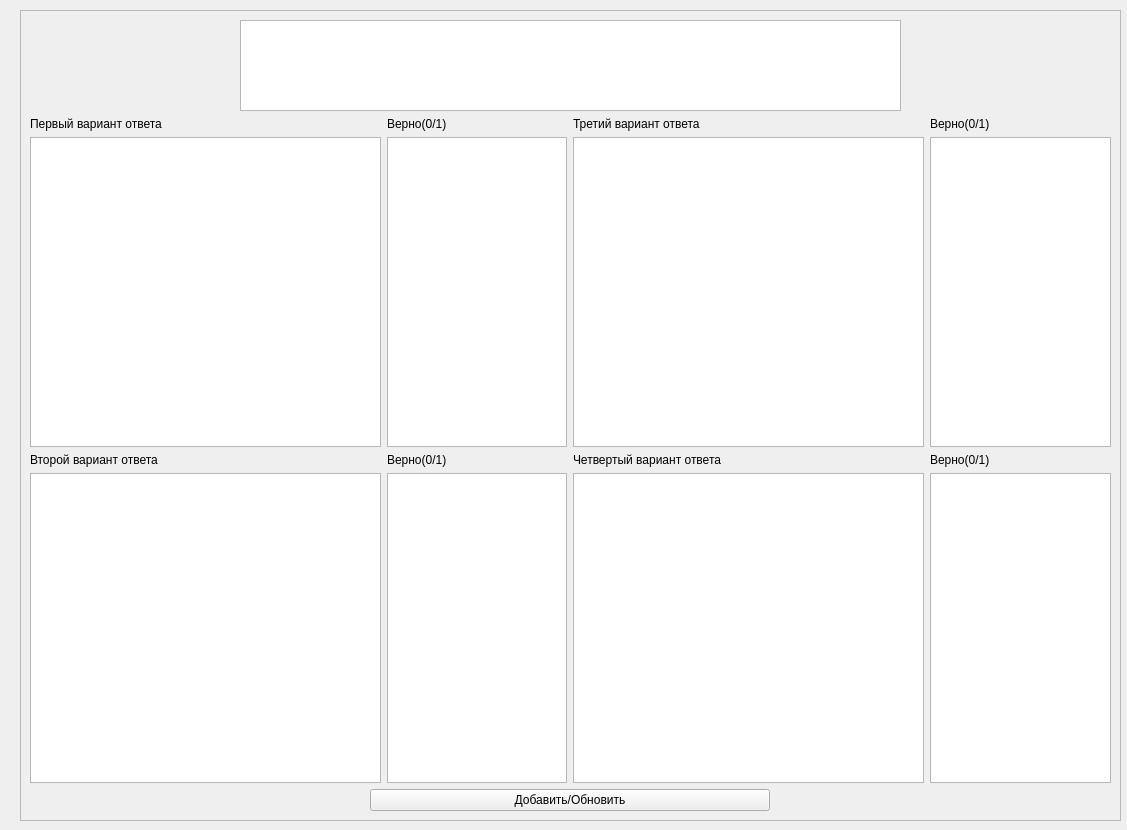
<?xml version="1.0" encoding="UTF-8"?>
<ui version="4.0">
 <class>Form_variants_answ</class>
 <widget class="QWidget" name="Form_variants_answ">
  <property name="geometry">
   <rect>
    <x>0</x>
    <y>0</y>
    <width>1127</width>
    <height>830</height>
   </rect>
  </property>
  <property name="mouseTracking">
   <bool>false</bool>
  </property>
  <property name="tabletTracking">
   <bool>false</bool>
  </property>
  <property name="windowTitle">
   <string>Form</string>
  </property>
  <widget class="QScrollArea" name="scrollArea">
   <property name="geometry">
    <rect>
     <x>20</x>
     <y>10</y>
     <width>1101</width>
     <height>811</height>
    </rect>
   </property>
   <property name="maximumSize">
    <size>
     <width>1191</width>
     <height>16777215</height>
    </size>
   </property>
   <property name="verticalScrollBarPolicy">
    <enum>Qt::ScrollBarAsNeeded</enum>
   </property>
   <property name="horizontalScrollBarPolicy">
    <enum>Qt::ScrollBarAsNeeded</enum>
   </property>
   <property name="sizeAdjustPolicy">
    <enum>QAbstractScrollArea::AdjustToContents</enum>
   </property>
   <property name="widgetResizable">
    <bool>true</bool>
   </property>
   <widget class="QWidget" name="scrollAreaWidgetContents">
    <property name="geometry">
     <rect>
      <x>0</x>
      <y>0</y>
      <width>1099</width>
      <height>809</height>
     </rect>
    </property>
    <layout class="QVBoxLayout" name="verticalLayout_17">
     <item>
      <layout class="QVBoxLayout" name="verticalLayout_16">
       <item>
        <layout class="QVBoxLayout" name="verticalLayout_2">
         <item>
          <layout class="QVBoxLayout" name="verticalLayout">
           <property name="sizeConstraint">
            <enum>QLayout::SetMinAndMaxSize</enum>
           </property>
           <item alignment="Qt::AlignHCenter">
            <widget class="QTextEdit" name="textEdit_question_name">
             <property name="enabled">
              <bool>true</bool>
             </property>
             <property name="minimumSize">
              <size>
               <width>661</width>
               <height>60</height>
              </size>
             </property>
             <property name="maximumSize">
              <size>
               <width>661</width>
               <height>91</height>
              </size>
             </property>
             <property name="focusPolicy">
              <enum>Qt::WheelFocus</enum>
             </property>
            </widget>
           </item>
          </layout>
         </item>
        </layout>
       </item>
       <item>
        <layout class="QHBoxLayout" name="horizontalLayout">
         <item>
          <layout class="QVBoxLayout" name="verticalLayout_3">
           <item>
            <widget class="QLabel" name="label_var1">
             <property name="text">
              <string>Первый вариант ответа</string>
             </property>
            </widget>
           </item>
           <item>
            <widget class="QTextEdit" name="textEdit_var1">
             <property name="minimumSize">
              <size>
               <width>351</width>
               <height>0</height>
              </size>
             </property>
            </widget>
           </item>
          </layout>
         </item>
         <item>
          <layout class="QVBoxLayout" name="verticalLayout_4">
           <item>
            <widget class="QLabel" name="label">
             <property name="text">
              <string>Верно(0/1)</string>
             </property>
            </widget>
           </item>
           <item>
            <widget class="QTextEdit" name="textEdit_var1_t_f"/>
           </item>
          </layout>
         </item>
         <item>
          <layout class="QVBoxLayout" name="verticalLayout_5"/>
         </item>
         <item>
          <layout class="QVBoxLayout" name="verticalLayout_6">
           <item>
            <widget class="QLabel" name="label_var3">
             <property name="text">
              <string>Третий вариант ответа</string>
             </property>
            </widget>
           </item>
           <item>
            <widget class="QTextEdit" name="textEdit_var3">
             <property name="minimumSize">
              <size>
               <width>351</width>
               <height>0</height>
              </size>
             </property>
            </widget>
           </item>
          </layout>
         </item>
         <item>
          <layout class="QVBoxLayout" name="verticalLayout_8">
           <item>
            <widget class="QLabel" name="label_4">
             <property name="text">
              <string>Верно(0/1)</string>
             </property>
            </widget>
           </item>
           <item>
            <widget class="QTextEdit" name="textEdit_var3_t_f"/>
           </item>
          </layout>
         </item>
         <item>
          <layout class="QVBoxLayout" name="verticalLayout_9"/>
         </item>
        </layout>
       </item>
       <item>
        <layout class="QHBoxLayout" name="horizontalLayout_2"/>
       </item>
       <item>
        <layout class="QHBoxLayout" name="horizontalLayout_3">
         <item>
          <layout class="QVBoxLayout" name="verticalLayout_10">
           <item>
            <widget class="QLabel" name="label_var2">
             <property name="maximumSize">
              <size>
               <width>400</width>
               <height>16777215</height>
              </size>
             </property>
             <property name="text">
              <string>Второй вариант ответа</string>
             </property>
            </widget>
           </item>
           <item>
            <widget class="QTextEdit" name="textEdit_var2">
             <property name="minimumSize">
              <size>
               <width>351</width>
               <height>0</height>
              </size>
             </property>
             <property name="maximumSize">
              <size>
               <width>400</width>
               <height>16777215</height>
              </size>
             </property>
            </widget>
           </item>
          </layout>
         </item>
         <item>
          <layout class="QVBoxLayout" name="verticalLayout_11">
           <item>
            <widget class="QLabel" name="label_2">
             <property name="text">
              <string>Верно(0/1)</string>
             </property>
            </widget>
           </item>
           <item>
            <widget class="QTextEdit" name="textEdit_var2_t_f"/>
           </item>
          </layout>
         </item>
         <item>
          <layout class="QVBoxLayout" name="verticalLayout_12"/>
         </item>
         <item>
          <layout class="QVBoxLayout" name="verticalLayout_13">
           <item>
            <widget class="QLabel" name="label_var4">
             <property name="text">
              <string>Четвертый вариант ответа</string>
             </property>
            </widget>
           </item>
           <item>
            <widget class="QTextEdit" name="textEdit_var4">
             <property name="minimumSize">
              <size>
               <width>351</width>
               <height>0</height>
              </size>
             </property>
            </widget>
           </item>
          </layout>
         </item>
         <item>
          <layout class="QVBoxLayout" name="verticalLayout_14">
           <item>
            <widget class="QLabel" name="label_3">
             <property name="text">
              <string>Верно(0/1)</string>
             </property>
            </widget>
           </item>
           <item>
            <widget class="QTextEdit" name="textEdit_var4_t_f"/>
           </item>
          </layout>
         </item>
         <item>
          <layout class="QVBoxLayout" name="verticalLayout_15"/>
         </item>
        </layout>
       </item>
       <item>
        <layout class="QHBoxLayout" name="horizontalLayout_4"/>
       </item>
       <item>
        <layout class="QHBoxLayout" name="horizontalLayout_5">
         <item>
          <widget class="QPushButton" name="pushButton_add_variants">
           <property name="maximumSize">
            <size>
             <width>400</width>
             <height>16777215</height>
            </size>
           </property>
           <property name="text">
            <string>Добавить/Обновить</string>
           </property>
          </widget>
         </item>
        </layout>
       </item>
      </layout>
     </item>
    </layout>
   </widget>
  </widget>
 </widget>
 <resources/>
 <connections/>
</ui>
